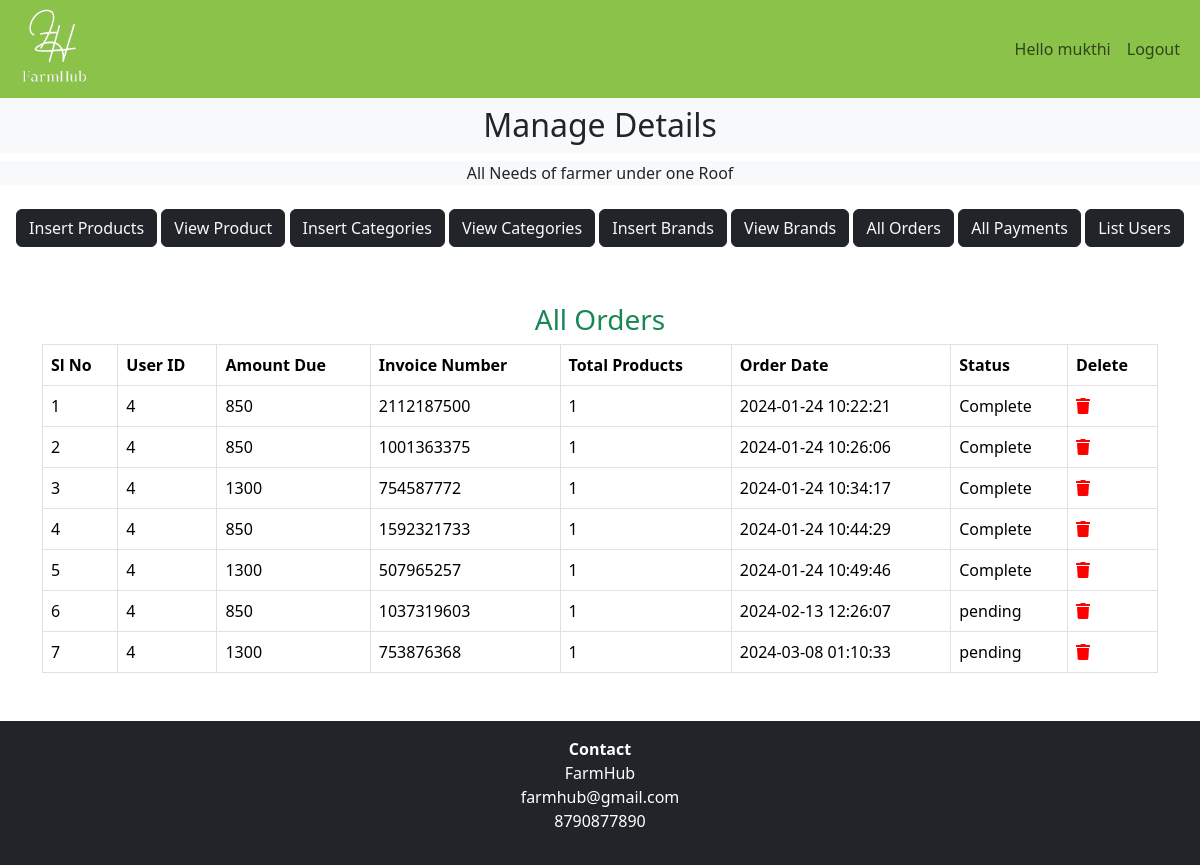
Page /admin_area/Index.php?all_orders (signed in) on the committed database.
### tables this page shows
CREATE TABLE `user_orders` (
  `order_id` int(11) NOT NULL,
  `user_id` int(11) NOT NULL,
  `amount_due` int(255) NOT NULL,
  `invoice_number` int(255) NOT NULL,
  `total_products` int(255) NOT NULL,
  `order_date` timestamp NOT NULL DEFAULT current_timestamp() ON UPDATE current_timestamp(),
  `order_status` varchar(255) NOT NULL
);

### admin_area/list_orders.php (the view, shortened to what this page needs)
<!DOCTYPE html>
<html lang="en">
<head>
</head>
<body>
    <?php
    $get_orders = "SELECT * FROM `user_orders`";
    $result = mysqli_query($con, $get_orders);
    $row_count = mysqli_num_rows($result);
    if ($row_count > 0) {
        ?>
        <h3 class="text-center text-success">All Orders</h3>
        <table class="table table-bordered table-hover">
            <thead>
                <tr>
                    <th>Sl No</th>
                    <th>User ID</th>
                    <th>Amount Due</th>
                    <th>Invoice Number</th>
                    <th>Total Products</th>
                    <th>Order Date</th>
                    <th>Status</th>
                    <th>Delete</th>
                </tr>
            </thead>
            <tbody>
                <?php
                $number = 1;
                while ($row_data = mysqli_fetch_assoc($result)) {
                    $order_id = $row_data['order_id'];
                    $user_id = $row_data['user_id'];
                    $amount_due = $row_data['amount_due'];
                    $invoice_number = $row_data['invoice_number'];
                    $total_products = $row_data['total_products'];
                    $order_date = $row_data['order_date'];
                    $order_status = $row_data['order_status'];
                    echo "
                    <tr>
                        <td>$number</td>
                        <td>$user_id</td>
                        <td>$amount_due</td>
                        <td>$invoice_number</td>
                        <td>$total_products</td>
                        <td>$order_date</td>
                        <td>$order_status</td>
                        <td><a href='#' data-toggle='modal' data-target='#exampleModalCategory$order_id'><i class='fas fa-trash' style='color: red;'></i></a></td>
                    </tr>";
                    $number++;
                }
                ?>
            </tbody>
        </table>
        <?php
    } else {
        echo "<h2 class='bg-danger text-center mt-5'>No orders yet</h2>";
    }
    ?>
</body>
</html>

### style.css (style rules this page uses)
* { margin: 0; padding: 0; box-sizing: border-box; }

### admin_area/index.php (style rules this page uses)
body { overflow-x: hidden; }

### rows in the picture
user_orders: user "4", amount_due "850", invoice_number "2112187500", total_products "1", order_date "2024-01-24 10:22:21", order_status "Complete"
user_orders: user "4", amount_due "850", invoice_number "1001363375", total_products "1", order_date "2024-01-24 10:26:06", order_status "Complete"
user_orders: user "4", amount_due "1300", invoice_number "754587772", total_products "1", order_date "2024-01-24 10:34:17", order_status "Complete"
user_orders: user "4", amount_due "850", invoice_number "1592321733", total_products "1", order_date "2024-01-24 10:44:29", order_status "Complete"
user_orders: user "4", amount_due "1300", invoice_number "507965257", total_products "1", order_date "2024-01-24 10:49:46", order_status "Complete"
user_orders: user "4", amount_due "850", invoice_number "1037319603", total_products "1", order_date "2024-02-13 12:26:07", order_status "pending"
user_orders: user "4", amount_due "1300", invoice_number "753876368", total_products "1", order_date "2024-03-08 01:10:33", order_status "pending"

### other values in the picture
$admin_name "mukthi"
